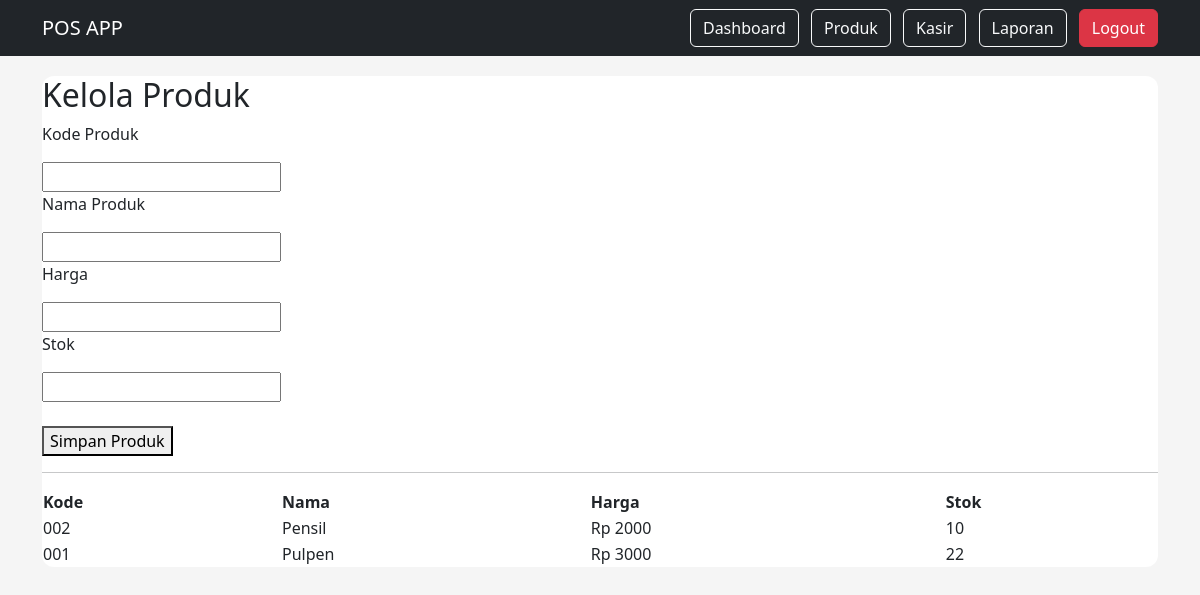
The app's page /produk (signed in) with its own data.
### tables this page shows
CREATE TABLE products (

        id INTEGER PRIMARY KEY AUTOINCREMENT,

        code TEXT UNIQUE,

        name TEXT,

        price INTEGER,

        stock INTEGER

    );

### app.py (the view)
@app.route("/produk")
def produk():
    if not is_logged_in():
        return redirect("/login")
    if not is_admin():
        return "Akses ditolak"
    db = get_db()
    data = db.execute("""
        SELECT * FROM products
        ORDER BY id DESC
    """).fetchall()
    return render_template(
        "produk.html",
        products=data
    )

### app.py (called while the page is built)
def get_db():
    conn = sqlite3.connect("database.db")
    conn.row_factory = sqlite3.Row
    return conn

def is_logged_in():
    return "user" in session

def is_admin():
    return session.get("role") == "admin"

### templates/produk.html
{% extends "base.html" %}
{% block content %}
<div class="card">
<h2>Kelola Produk</h2>
<form method="POST" action="/add_produk">
    <p>Kode Produk</p>
    <input name="code" required>
    <p>Nama Produk</p>
    <input name="name" required>
    <p>Harga</p>
    <input name="price" type="number" required>
    <p>Stok</p>
    <input name="stock" type="number" required>
    <br><br>
    <button type="submit">Simpan Produk</button>
</form>
<hr>
<table>
<tr>
    <th>Kode</th>
    <th>Nama</th>
    <th>Harga</th>
    <th>Stok</th>
</tr>
{% for p in products %}
<tr>
    <td>{{p.code}}</td>
    <td>{{p.name}}</td>
    <td>Rp {{p.price}}</td>
    <td>{{p.stock}}</td>
</tr>
{% endfor %}
</table>
</div>
{% endblock %}

### templates/base.html (style rules this page uses)
body { background:#f5f5f5; }
.card { border:none; border-radius:12px; }

### records on screen
products: code "002", name "Pensil", price "2000", stock "10"
products: code "001", name "Pulpen", price "3000", stock "22"
